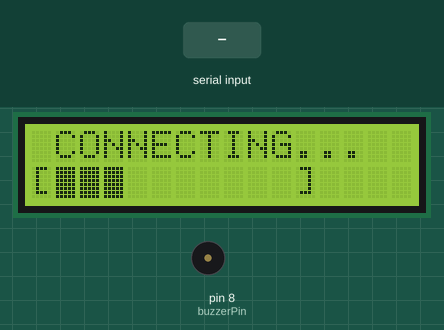
This sketch was run on a simulated Arduino Uno, built with avr-gcc and run on an emulated ATmega328P. On the bench: 16×2 character LCD, buzzer (waves = sounding, pin HIGH). The inputs (shaded band) are chosen by the test bench.

Above: at 1.3 s.
1.4 s: "ACLEAR,1\n" received over the second serial link
At 1.59 s:
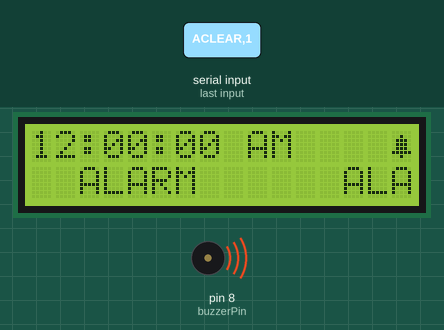
3.4 s: "90,45,200\n" received over the second serial link
At 4.8 s:
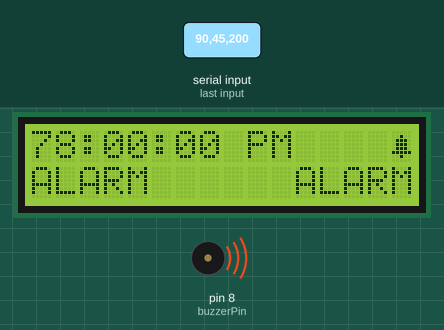
5.3 s: "N90\n" received over the second serial link
At 5.59 s:
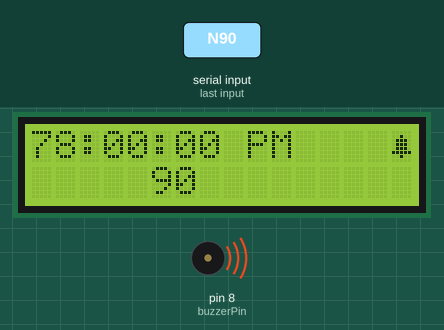
7.3 s: "W,1\n" received over the second serial link
At 8.8 s:
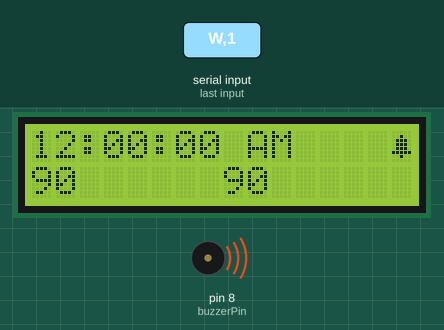
9.5 s: "W,150\n" received over the second serial link
At 12.8 s:
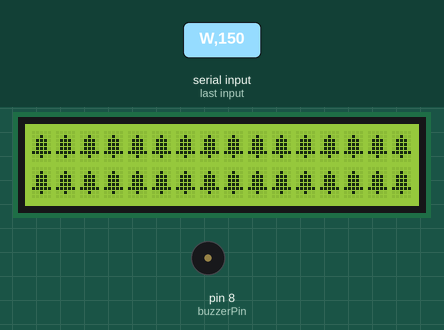
Timing chart, 0 to 14.3 s (numbered marks = the images above; inputs shaded):
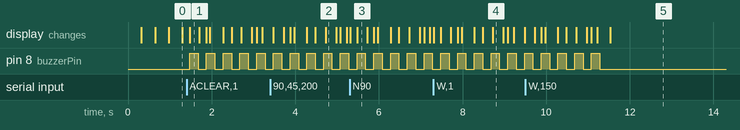

The sketch:

UNO.ino
```cpp
#include <Wire.h>
#include <LiquidCrystal_I2C.h>
#include <SoftwareSerial.h>

LiquidCrystal_I2C lcd(0x27, 16, 2);
SoftwareSerial espSerial(10, 11);

bool timeSynced = false;
bool alarmSynced = false;

String currentTime = "00:00:00";
int currentDay = 0;


int alarmHour = 0;
int alarmMinute = 0;
bool alarmSet = false;

String alarmNote = "ALARM";

bool ringing = false;
unsigned long ringStart = 0;
bool alarmTriggeredThisMinute = false;
unsigned long ringDurationMs = 10000;

/* slack*/

bool slackNotify = false;
unsigned long slackStart = 0;

String slackUser = "";
String slackMessage = "";

String lastLine1 = "";
String lastLine2 = "";

/* blick/scroll*/

bool blinkState = false;
unsigned long lastBlink = 0;

unsigned long lastScroll = 0;
int scrollIndex = 0;

/*buzzer*/

bool beepState = false;
unsigned long lastBeep = 0;

/*load animation*/

unsigned long lastLoadUpdate = 0;
int loadProgress = 0;

/* animation */

bool animationMode = false;
char animationType = 'C';

unsigned long lastAnimFrame = 0;
int animFrame = 0;

int cactusX = 15;
bool dinoFrame = false;


const int buzzerPin = 8;

String days[7] = {"SU","MO","TU","WE","TH","FR","SA"};

/* custom characters */

byte bell[8] = {
B00000,
B00100,
B01110,
B01110,
B01110,
B11111,
B00100,
B00000
};

byte waveChar[8] = {
B00000,
B00000,
B00000,
B00100,
B01110,
B11111,
B00000,
B00000
};

byte dino1[8] = {
B00110,
B01111,
B11110,
B11111,
B01110,
B01110,
B01010,
B00000
};

byte dino2[8] = {
B00110,
B01111,
B11110,
B11111,
B01110,
B01110,
B00110,
B00000
};

byte cactus[8] = {
B00100,
B00110,
B10101,
B10101,
B10101,
B00110,
B00100,
B00000
};

byte ground[8] = {
B00000,
B00000,
B00000,
B00000,
B00000,
B00000,
B00100,
B00000
};

String serialBuffer = "";


void resetLCDCache(){
  lastLine1 = "";
  lastLine2 = "";
}


void setup(){

  Serial.begin(9600);
  espSerial.begin(9600);

  lcd.init();
  lcd.backlight();

  lcd.createChar(0, bell);
  lcd.createChar(1, waveChar);
  lcd.createChar(2, dino1);
  lcd.createChar(3, dino2);
  lcd.createChar(4, cactus);
  lcd.createChar(5, ground);

  pinMode(buzzerPin, OUTPUT);
}


void loop(){

  while (espSerial.available()){

    char c = espSerial.read();

    if (c == '\n'){
      processLine(serialBuffer);
      serialBuffer = "";
    }
    else{
      serialBuffer += c;
    }
  }


  if(animationMode){

    if(animationType=='W') waveAnimation();
    if(animationType=='G') dinoAnimation();

    return;
  }


  if(!(timeSynced && alarmSynced)){

    if(millis() - lastLoadUpdate >= 300){

      lastLoadUpdate = millis();
      loadProgress++;

      if(loadProgress>10)
        loadProgress = 0;
    }

    String line1 = " CONNECTING... ";

    String line2 = "[";

    for(int i=0;i<10;i++){

      if(i < loadProgress)
        line2 += (char)255;
      else
        line2 += " ";
    }

    line2 += "]     ";

    resetLCDCache();
    updateLCD(line1,line2);

    return;
  }

  /* slack notify*/

  if(slackNotify){

    if(millis() - slackStart >= 8000){

      slackNotify=false;
      scrollIndex=0;

      resetLCDCache();
      return;
    }

    String line1="SLACK MESSAGE";

    while(line1.length()<16)
      line1+=" ";

    String msg = slackUser + ": " + slackMessage;

    String padded = "   " + msg + "   ";

    if(millis() - lastScroll >= 250){

      lastScroll = millis();
      scrollIndex++;

      if(scrollIndex >= padded.length())
        scrollIndex = 0;
    }

    String view = padded + padded;

    String line2 = view.substring(scrollIndex,scrollIndex+16);

    updateLCD(line1,line2);

    return;
  }

  int hour24 = currentTime.substring(0,2).toInt();
  int minute = currentTime.substring(3,5).toInt();
  int second = currentTime.substring(6,8).toInt();

  int displayHour = hour24;

  String period="AM";

  if(hour24>=12) period="PM";

  if(hour24==0)
    displayHour=12;

  else if(hour24>12)
    displayHour-=12;

  /* ring mode*/

  if(ringing){

    if(millis()-lastBlink>=400){

      lastBlink=millis();
      blinkState=!blinkState;
    }

    String line1;

    if(blinkState){

      char buffer[17];

      sprintf(buffer,"%02d:%02d:%02d %s",
              displayHour,minute,second,period.c_str());

      line1 = String(buffer);

      while(line1.length()<15)
        line1+=" ";

      line1 += (char)0;
    }
    else{
      line1="                ";
    }

    String padded = "   " + alarmNote + "   ";

    if(millis()-lastScroll>=250){

      lastScroll=millis();
      scrollIndex++;

      if(scrollIndex>=padded.length())
        scrollIndex=0;
    }

    String view = padded + padded;

    String line2 = view.substring(scrollIndex,scrollIndex+16);

    updateLCD(line1,line2);

    if(millis()-lastBeep>=200){

      lastBeep=millis();

      beepState=!beepState;

      digitalWrite(buzzerPin,beepState);
    }

    if(millis()-ringStart>=ringDurationMs){

      digitalWrite(buzzerPin,LOW);

      ringing=false;

      scrollIndex=0;
    }

    return;
  }

  /*normal mode clock*/

  char buffer[17];

  sprintf(buffer,"%02d:%02d:%02d %s",
          displayHour,minute,second,period.c_str());

  String line1 = String(buffer);

  while(line1.length()<14)
    line1+=" ";

  line1 += days[currentDay];

  String line2;

  if(alarmSet){

    int alarmDisplay = alarmHour;

    String alarmPeriod="AM";

    if(alarmHour>=12)
      alarmPeriod="PM";

    if(alarmHour==0)
      alarmDisplay=12;

    else if(alarmHour>12)
      alarmDisplay-=12;

    char buf2[17];

    sprintf(buf2,"%02d:%02d %s",
            alarmDisplay,alarmMinute,alarmPeriod.c_str());

    line2 = String(buf2);

    while(line2.length()<15)
      line2+=" ";

    line2 += (char)0;
  }
  else{

    line2="--:--          ";
  }

  updateLCD(line1,line2);

  if(alarmSet && !ringing){

    if(hour24==alarmHour && minute==alarmMinute){

      if(!alarmTriggeredThisMinute){

        ringing=true;

        ringStart=millis();

        alarmTriggeredThisMinute=true;
      }
    }
    else{

      alarmTriggeredThisMinute=false;
    }
  }
}


void updateLCD(String l1,String l2){

  while(l1.length()<16) l1+=" ";
  while(l2.length()<16) l2+=" ";

  if(l1!=lastLine1){

    lcd.setCursor(0,0);
    lcd.print(l1);

    lastLine1=l1;
  }

  if(l2!=lastLine2){

    lcd.setCursor(0,1);
    lcd.print(l2);

    lastLine2=l2;
  }
}

/* wave animation */

void waveAnimation(){

  if(millis()-lastAnimFrame < 200) return;

  lastAnimFrame=millis();

  lcd.setCursor(0,0);
  lcd.print("                ");

  lcd.setCursor(0,1);
  lcd.print("                ");

  for(int i=0;i<16;i++){

    int y=(sin((i+animFrame)*0.5)+1)*2;

    lcd.setCursor(i,y>2?1:0);
    lcd.write(byte(1));
  }

  animFrame++;
}

/* dino animation */

void dinoAnimation(){

  if(millis()-lastAnimFrame < 200) return;

  lastAnimFrame=millis();

  lcd.setCursor(0,0);
  lcd.print("                ");

  lcd.setCursor(0,1);
  lcd.print("                ");

  for(int i=0;i<16;i++){

    if((i+animFrame)%2==0){
      lcd.setCursor(i,1);
      lcd.write(byte(5));
    }
  }

  lcd.setCursor(2,0);

  if(dinoFrame)
    lcd.write(byte(2));
  else
    lcd.write(byte(3));

  dinoFrame=!dinoFrame;

  lcd.setCursor(cactusX,1);
  lcd.write(byte(4));

  cactusX--;

  if(cactusX < -1)
    cactusX = 16;

  animFrame++;
}


void processLine(String input){

  input.trim();

  if(input=="W"){

    animationMode=true;
    animationType='W';

    lcd.clear();
    resetLCDCache();

    return;
  }

  if(input=="G"){

    animationMode=true;
    animationType='G';

    lcd.clear();
    resetLCDCache();

    return;
  }

  if(input=="C"){

    animationMode=false;

    lcd.clear();
    resetLCDCache();

    return;
  }

  if(input.indexOf(",")>0){

    int commaIndex=input.indexOf(",");

    currentTime=input.substring(0,commaIndex);
    currentDay=input.substring(commaIndex+1).toInt();

    timeSynced=true;
  }

  if(input=="ACLEAR"){

    alarmSet=false;
    alarmSynced=true;

    ringing=false;

    digitalWrite(buzzerPin,LOW);
  }

  else if(input.startsWith("A")){

    alarmHour=input.substring(1,3).toInt();
    alarmMinute=input.substring(4,6).toInt();

    alarmSet=true;
    alarmSynced=true;
  }

  if(input.startsWith("N"))
    alarmNote=input.substring(1);

  if(input.startsWith("D")){

    int sec=input.substring(1).toInt();

    if(sec<5) sec=5;
    if(sec>20) sec=20;

    ringDurationMs=(unsigned long)sec*1000UL;
  }

  if(input.startsWith("S"))
    slackUser=input.substring(1);

  if(input.startsWith("M")){

    slackMessage=input.substring(1);

    slackNotify=true;

    slackStart=millis();

    scrollIndex=0;
  }
}
```

Measured:
- after the input at 1.4 s, pin 8 (buzzerPin): alternates HIGH for 0.20 s and LOW for 0.20 s, starting after 0.08 s; the display: changes after 0.08 s (image 1)
- after the input at 3.4 s, the display: first differs from a run without the input after 0.48 s (image 2 shows a later state)
- after the input at 5.3 s, the display: first changes at once (image 3 shows a later state)
- after the input at 7.3 s, the display: first changes at once (image 4 shows a later state)
- after the input at 9.5 s, the display: first differs from a run without the input after 2.0 s (image 5)
